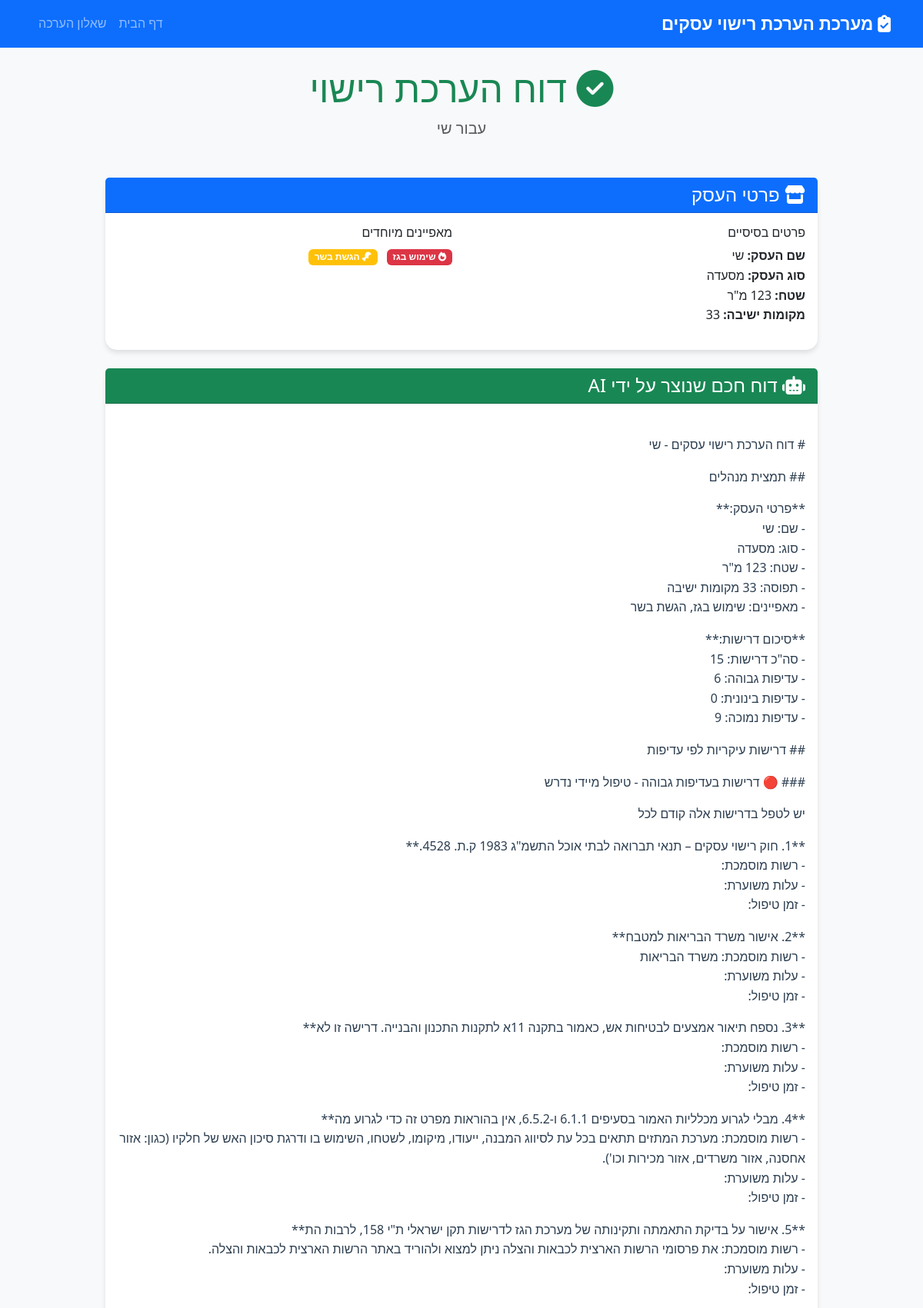
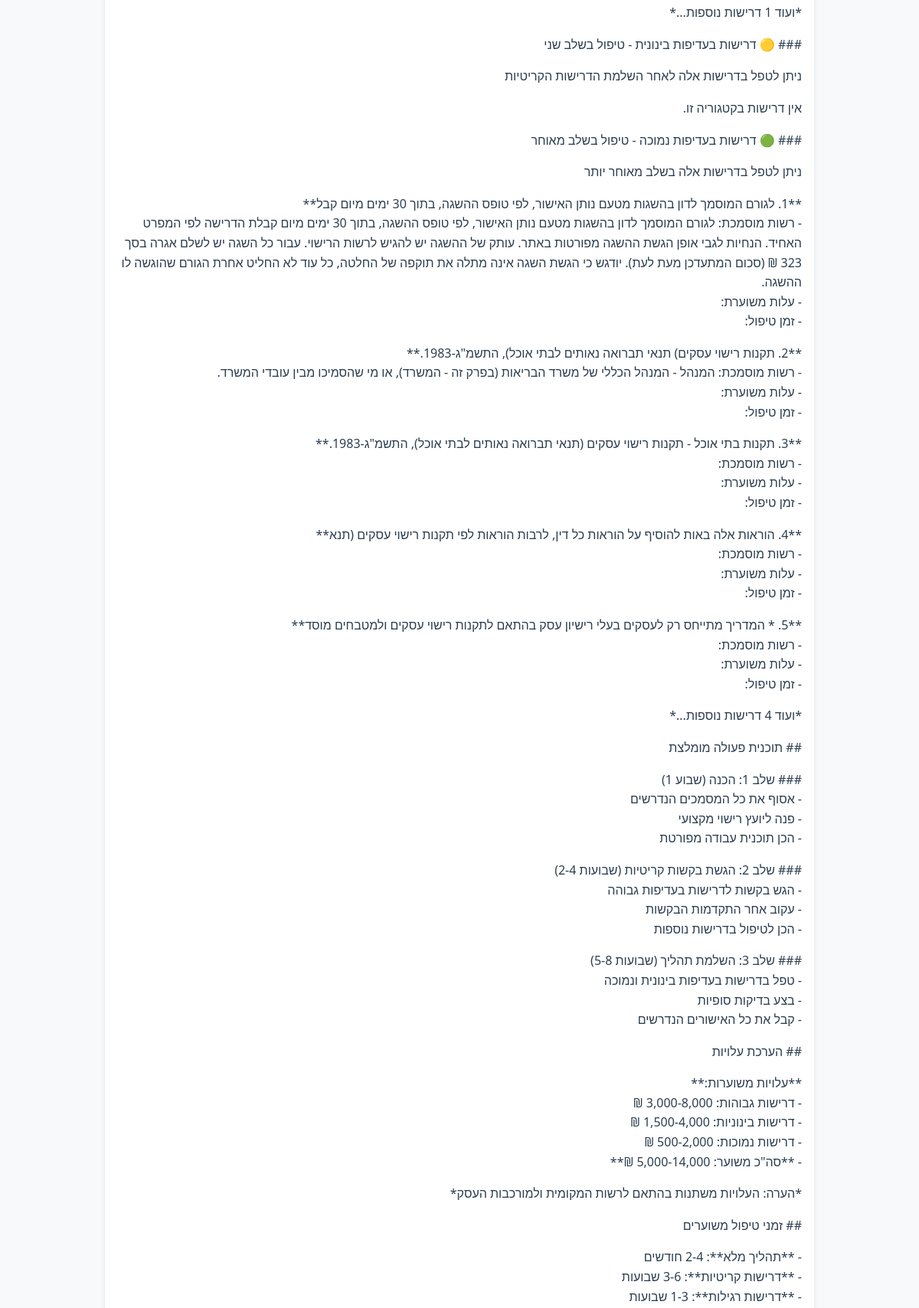
The page /report/5/ (upper part) on the database its author committed (2 pictures, top to bottom).
### questionnaire/models.py (models this page shows, shortened)
class BusinessAssessment(models.Model):
    business_name = models.CharField(max_length=200, verbose_name="שם העסק")
    business_type = models.ForeignKey(
        BusinessType,
        on_delete=models.CASCADE,
        verbose_name="סוג העסק"
    )
    area_sqm = models.IntegerField(
        validators=[MinValueValidator(1), MaxValueValidator(10000)],
        verbose_name="שטח במ״ר"
    )
    seating_capacity = models.IntegerField(
        validators=[MinValueValidator(1), MaxValueValidator(1000)],
        verbose_name="מספר מקומות ישיבה"
    )
    uses_gas = models.BooleanField(default=False, verbose_name="משתמש בגז")
    serves_meat = models.BooleanField(default=False, verbose_name="מגיש בשר")
    offers_delivery = models.BooleanField(default=False, verbose_name="מציע משלוחים")
    has_outdoor_seating = models.BooleanField(default=False, verbose_name="יש ישיבה בחוץ")
    serves_alcohol = models.BooleanField(default=False, verbose_name="מגיש אלכוהול")
    created_at = models.DateTimeField(auto_now_add=True, verbose_name="נוצר בתאריך")
    updated_at = models.DateTimeField(auto_now=True, verbose_name="עודכן בתאריך")
    class Meta:
        verbose_name = "הערכת עסק"
        verbose_name_plural = "הערכות עסקים"
        ordering = ['-created_at']

class BusinessType(models.Model):
    name = models.CharField(max_length=100, verbose_name="שם סוג העסק")
    description = models.TextField(blank=True, verbose_name="תיאור")
    class Meta:
        verbose_name = "סוג עסק"
        verbose_name_plural = "סוגי עסקים"

class AssessmentReport(models.Model):
    assessment = models.OneToOneField(
        BusinessAssessment,
        on_delete=models.CASCADE,
        verbose_name="הערכת עסק"
    )
    relevant_requirements = models.ManyToManyField(
        LicensingRequirement,
        verbose_name="דרישות רלוונטיות"
    )
    ai_generated_content = models.TextField(
        blank=True,
        verbose_name="תוכן שנוצר על ידי AI"
    )
    created_at = models.DateTimeField(auto_now_add=True, verbose_name="נוצר בתאריך")
    class Meta:
        verbose_name = "דוח הערכה"
        verbose_name_plural = "דוחות הערכה"
        ordering = ['-created_at']

### questionnaire/views.py (the view)
# urls.py: path('report/<int:report_id>/', views.view_report, name='view_report'),
def view_report(request, report_id):
    try:
        report = get_object_or_404(AssessmentReport, id=report_id)
        relevant_requirements = report.relevant_requirements.all()
        requirements_by_category = {}
        for req in relevant_requirements:
            category = req.get_category_display()
            if category not in requirements_by_category:
                requirements_by_category[category] = []
            requirements_by_category[category].append(req)
        requirements_by_priority = {
            'high': relevant_requirements.filter(priority='high'),
            'medium': relevant_requirements.filter(priority='medium'),
            'low': relevant_requirements.filter(priority='low'),
        }
        context = {
            'report': report,
            'assessment': report.assessment,
            'relevant_requirements': relevant_requirements,
            'requirements_by_category': requirements_by_category,
            'requirements_by_priority': requirements_by_priority,
            'total_requirements': len(relevant_requirements),
        }
        return render(request, 'report.html', context)
    except AssessmentReport.DoesNotExist:
        messages.error(request, 'דוח לא נמצא')
        return redirect('questionnaire:home')

### templates/report.html (shortened to what this page needs)
{% extends 'base.html' %}
{% block content %}
<div class="row">
    <div class="col-lg-10 mx-auto">
        <div class="text-center mb-5">
            <h1 class="display-5 text-success">
                <i class="fas fa-check-circle"></i>
                דוח הערכת רישוי
            </h1>
            <p class="lead text-muted">עבור {{ assessment.business_name }}</p>
        </div>
        <div class="card mb-4">
            <div class="card-header bg-primary text-white">
                <h4 class="mb-0">
                    <i class="fas fa-store"></i>
                    פרטי העסק
                </h4>
            </div>
            <div class="card-body">
                <div class="row">
                    <div class="col-md-6">
                        <h6>פרטים בסיסיים</h6>
                        <ul class="list-unstyled">
                            <li><strong>שם העסק:</strong> {{ assessment.business_name }}</li>
                            <li><strong>סוג העסק:</strong> {{ assessment.business_type.name }}</li>
                            <li><strong>שטח:</strong> {{ assessment.area_sqm }} מ"ר</li>
                            <li><strong>מקומות ישיבה:</strong> {{ assessment.seating_capacity }}</li>
                        </ul>
                    </div>
                    <div class="col-md-6">
                        <h6>מאפיינים מיוחדים</h6>
                        <div class="feature-badges">
                            {% if assessment.uses_gas %}
                                <span class="badge bg-danger me-2 mb-2">
                                    <i class="fas fa-fire"></i> שימוש בגז
                                </span>
                            {% endif %}
                            {% if assessment.serves_meat %}
                                <span class="badge bg-warning me-2 mb-2">
                                    <i class="fas fa-drumstick-bite"></i> הגשת בשר
                                </span>
                            {% endif %}
                        </div>
                    </div>
                </div>
            </div>
        </div>
        {% if report.ai_generated_content %}
        <div class="card mb-4">
            <div class="card-header bg-success text-white">
                <h4 class="mb-0">
                    <i class="fas fa-robot"></i>
                    דוח חכם שנוצר על ידי AI
                </h4>
            </div>
            <div class="card-body">
                <div class="ai-content">
                    {{ report.ai_generated_content|linebreaks }}
                </div>
            </div>
        </div>
        {% endif %}
    </div>
</div>
{% endblock %}

### static/css/style.css (style rules this page uses)
:root { --primary-color: #007bff; --secondary-color: #6c757d; --success-color: #28a745; --info-color: #17a2b8; --warning-color: #ffc107; --danger-color: #dc3545; --light-color: #f8f9fa; --dark-color: #343a40; }
body { font-family: 'Segoe UI', Tahoma, Geneva, Verdana, sans-serif; background-color: #f8f9fa; line-height: 1.6; }
.card { border: none; border-radius: 15px; box-shadow: 0 4px 6px rgba(0, 0, 0, 0.1); }
.fade-in { animation: fadeIn 0.5s ease-in; }

### templates/report.html (style rules this page uses)
.ai-content { font-size: 16px; line-height: 1.6; color: #2c3e50; }

### rows shown on the page
BusinessAssessment: business_name "שי", business_type.name "מסעדה", seating_capacity "33"
AssessmentReport: ai_generated_content "# דוח הערכת רישוי עסקים - שי ## תמצית מנהלים **פרטי העסק:** - שם: שי - סוג: מסעדה - שטח: 123 מ\"ר - תפוסה: 33 מקומות ישיבה - מאפיינים: שימוש בגז, הגשת בשר **סיכום דרישות:** - סה\"כ דרישות: 15 - עדיפות גבוהה: 6 - עדיפות בינונית: 0 - עדיפות נמוכה: 9 ## דרישות עיקריות לפי עדיפות ### 🔴 דרישות בעדיפות גבוהה - טיפול מיידי נדרש יש לטפל בדרישות אלה קודם לכל **1. חוק רישוי עסקים – תנאי תברואה לבתי אוכל התשמ\"ג 1983 ק.ת. 4528.** - רשות מוסמכת: - עלות משוערת: - זמן טיפול: **2. אישור משרד הבריאות למטבח** - רשות מוסמכת: משרד הבריאות - עלות משוערת: - זמן טיפול: **3. נספח תיאור אמצעים לבטיחות אש, כאמור בתקנה 11א לתקנות התכנון והבנייה. דרישה זו לא** - רשות מוסמכת: - עלות משוערת: - זמן טיפול: **4. מבלי לגרוע…"
